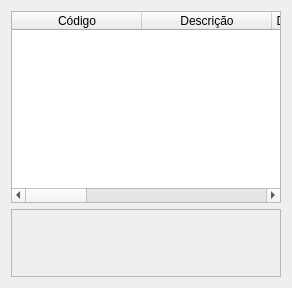
      <widget class="QWidget" name="subItens">
       <property name="windowTitle">
        <string>Itens</string>
       </property>
       <layout class="QVBoxLayout" name="verticalLayout_4">
        <item>
         <widget class="QTableWidget" name="gridItens">
          <attribute name="horizontalHeaderDefaultSectionSize">
           <number>130</number>
          </attribute>
          <attribute name="horizontalHeaderMinimumSectionSize">
           <number>130</number>
          </attribute>
          <column>
           <property name="text">
            <string>Código</string>
           </property>
          </column>
          <column>
           <property name="text">
            <string>Descrição</string>
           </property>
          </column>
          <column>
           <property name="text">
            <string>Data da última compra</string>
           </property>
          </column>
          <column>
           <property name="text">
            <string>Valor de compra</string>
           </property>
          </column>
          <column>
           <property name="text">
            <string>CODFOR</string>
           </property>
          </column>
          <column>
           <property name="text">
            <string>Fornecedor</string>
           </property>
          </column>
          <column>
           <property name="text">
            <string>CODGRP</string>
           </property>
          </column>
          <column>
           <property name="text">
            <string>Grupo</string>
           </property>
          </column>
         </widget>
        </item>
        <item>
         <widget class="QFrame" name="fraBotoesItens">
          <property name="frameShape">
           <enum>QFrame::StyledPanel</enum>
          </property>
          <property name="frameShadow">
           <enum>QFrame::Raised</enum>
          </property>
          <layout class="QHBoxLayout" name="horizontalLayout_4">
           <item>
            <widget class="QPushButton" name="btnInserirItens">
             <property name="minimumSize">
              <size>
               <width>48</width>
               <height>48</height>
              </size>
             </property>
             <property name="maximumSize">
              <size>
               <width>48</width>
               <height>48</height>
              </size>
             </property>
             <property name="styleSheet">
              <string notr="true">background-color: transparent; 
border: none;</string>
             </property>
             <property name="text">
              <string/>
             </property>
             <property name="icon">
              <iconset resource="../icons/2_.qrc">
               <normaloff>:/icons/2x/insert.png</normaloff>:/icons/2x/insert.png</iconset>
             </property>
             <property name="iconSize">
              <size>
               <width>48</width>
               <height>48</height>
              </size>
             </property>
            </widget>
           </item>
           <item>
            <widget class="QPushButton" name="btnEditarItens">
             <property name="minimumSize">
              <size>
               <width>48</width>
               <height>48</height>
              </size>
             </property>
             <property name="styleSheet">
              <string notr="true">background-color: transparent; 
border: none;</string>
             </property>
             <property name="text">
              <string/>
             </property>
             <property name="icon">
              <iconset resource="../icons/2_.qrc">
               <normaloff>:/icons/2x/edit.png</normaloff>:/icons/2x/edit.png</iconset>
             </property>
             <property name="iconSize">
              <size>
               <width>36</width>
               <height>36</height>
              </size>
             </property>
            </widget>
           </item>
           <item>
            <widget class="QPushButton" name="btnExcluirItens">
             <property name="minimumSize">
              <size>
               <width>48</width>
               <height>48</height>
              </size>
             </property>
             <property name="styleSheet">
              <string notr="true">background-color: transparent; 
border: none;</string>
             </property>
             <property name="text">
              <string/>
             </property>
             <property name="icon">
              <iconset resource="../icons/2_.qrc">
               <normaloff>:/icons/2x/delete.png</normaloff>:/icons/2x/delete.png</iconset>
             </property>
             <property name="iconSize">
              <size>
               <width>36</width>
               <height>36</height>
              </size>
             </property>
            </widget>
           </item>
           <item>
            <spacer name="horizontalSpacer_4">
             <property name="orientation">
              <enum>Qt::Horizontal</enum>
             </property>
             <property name="sizeHint" stdset="0">
              <size>
               <width>40</width>
               <height>20</height>
              </size>
             </property>
            </spacer>
           </item>
           <item>
            <widget class="QPushButton" name="btnFecharItens">
             <property name="minimumSize">
              <size>
               <width>48</width>
               <height>48</height>
              </size>
             </property>
             <property name="maximumSize">
              <size>
               <width>48</width>
               <height>48</height>
              </size>
             </property>
             <property name="styleSheet">
              <string notr="true">background-color: transparent; 
border: none;</string>
             </property>
             <property name="text">
              <string/>
             </property>
             <property name="icon">
              <iconset resource="../icons/2_.qrc">
               <normaloff>:/icons/2x/close.png</normaloff>:/icons/2x/close.png</iconset>
             </property>
             <property name="iconSize">
              <size>
               <width>40</width>
               <height>40</height>
              </size>
             </property>
            </widget>
           </item>
          </layout>
         </widget>
        </item>
       </layout>
      </widget>
